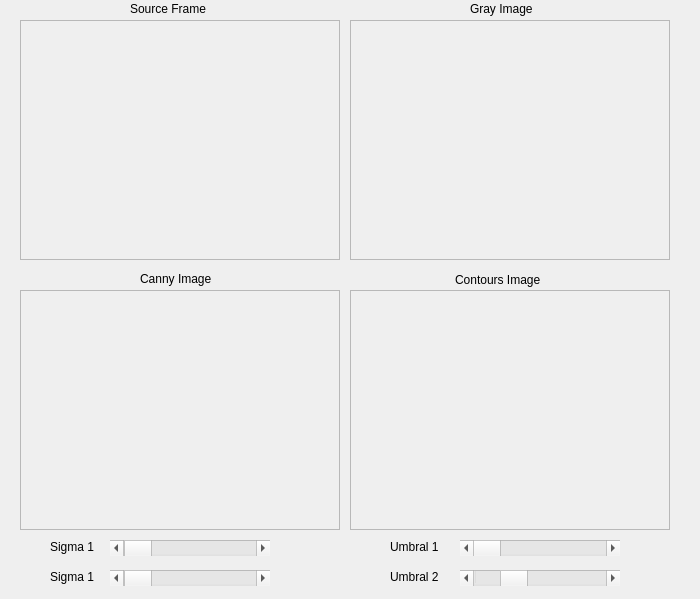
<?xml version="1.0" encoding="UTF-8"?>
<ui version="4.0">
 <class>MainWindow</class>
 <widget class="QWidget" name="MainWindow">
  <property name="enabled">
   <bool>true</bool>
  </property>
  <property name="geometry">
   <rect>
    <x>0</x>
    <y>0</y>
    <width>700</width>
    <height>599</height>
   </rect>
  </property>
  <property name="mouseTracking">
   <bool>true</bool>
  </property>
  <property name="windowTitle">
   <string> Tarea 1 Imagen Digital</string>
  </property>
  <property name="windowIcon">
   <iconset>
    <normaloff>../../../Digital_books_and_other_things/TESIS_PACO/goeiti.jpg</normaloff>../../../Digital_books_and_other_things/TESIS_PACO/goeiti.jpg</iconset>
  </property>
  <property name="windowOpacity">
   <double>1.000000000000000</double>
  </property>
  <widget class="QFrame" name="SourceFrame">
   <property name="enabled">
    <bool>false</bool>
   </property>
   <property name="geometry">
    <rect>
     <x>20</x>
     <y>20</y>
     <width>320</width>
     <height>240</height>
    </rect>
   </property>
   <property name="palette">
    <palette>
     <active>
      <colorrole role="Highlight">
       <brush brushstyle="SolidPattern">
        <color alpha="255">
         <red>240</red>
         <green>29</green>
         <blue>14</blue>
        </color>
       </brush>
      </colorrole>
     </active>
     <inactive>
      <colorrole role="Highlight">
       <brush brushstyle="SolidPattern">
        <color alpha="255">
         <red>240</red>
         <green>29</green>
         <blue>14</blue>
        </color>
       </brush>
      </colorrole>
     </inactive>
     <disabled>
      <colorrole role="Highlight">
       <brush brushstyle="SolidPattern">
        <color alpha="255">
         <red>240</red>
         <green>240</green>
         <blue>240</blue>
        </color>
       </brush>
      </colorrole>
     </disabled>
    </palette>
   </property>
   <property name="frameShape">
    <enum>QFrame::StyledPanel</enum>
   </property>
   <property name="frameShadow">
    <enum>QFrame::Raised</enum>
   </property>
   <property name="lineWidth">
    <number>2</number>
   </property>
  </widget>
  <widget class="QFrame" name="TargetFrame_1">
   <property name="geometry">
    <rect>
     <x>20</x>
     <y>290</y>
     <width>320</width>
     <height>240</height>
    </rect>
   </property>
   <property name="palette">
    <palette>
     <active>
      <colorrole role="Highlight">
       <brush brushstyle="SolidPattern">
        <color alpha="255">
         <red>240</red>
         <green>29</green>
         <blue>14</blue>
        </color>
       </brush>
      </colorrole>
     </active>
     <inactive>
      <colorrole role="Highlight">
       <brush brushstyle="SolidPattern">
        <color alpha="255">
         <red>240</red>
         <green>29</green>
         <blue>14</blue>
        </color>
       </brush>
      </colorrole>
     </inactive>
     <disabled>
      <colorrole role="Highlight">
       <brush brushstyle="SolidPattern">
        <color alpha="255">
         <red>240</red>
         <green>240</green>
         <blue>240</blue>
        </color>
       </brush>
      </colorrole>
     </disabled>
    </palette>
   </property>
   <property name="frameShape">
    <enum>QFrame::StyledPanel</enum>
   </property>
   <property name="frameShadow">
    <enum>QFrame::Raised</enum>
   </property>
  </widget>
  <widget class="QFrame" name="TargetFrame_2">
   <property name="geometry">
    <rect>
     <x>350</x>
     <y>290</y>
     <width>320</width>
     <height>240</height>
    </rect>
   </property>
   <property name="frameShape">
    <enum>QFrame::StyledPanel</enum>
   </property>
   <property name="frameShadow">
    <enum>QFrame::Raised</enum>
   </property>
  </widget>
  <widget class="QFrame" name="TargetFrame_3">
   <property name="enabled">
    <bool>false</bool>
   </property>
   <property name="geometry">
    <rect>
     <x>350</x>
     <y>20</y>
     <width>320</width>
     <height>240</height>
    </rect>
   </property>
   <property name="palette">
    <palette>
     <active>
      <colorrole role="Highlight">
       <brush brushstyle="SolidPattern">
        <color alpha="255">
         <red>240</red>
         <green>29</green>
         <blue>14</blue>
        </color>
       </brush>
      </colorrole>
     </active>
     <inactive>
      <colorrole role="Highlight">
       <brush brushstyle="SolidPattern">
        <color alpha="255">
         <red>240</red>
         <green>29</green>
         <blue>14</blue>
        </color>
       </brush>
      </colorrole>
     </inactive>
     <disabled>
      <colorrole role="Highlight">
       <brush brushstyle="SolidPattern">
        <color alpha="255">
         <red>240</red>
         <green>240</green>
         <blue>240</blue>
        </color>
       </brush>
      </colorrole>
     </disabled>
    </palette>
   </property>
   <property name="frameShape">
    <enum>QFrame::StyledPanel</enum>
   </property>
   <property name="frameShadow">
    <enum>QFrame::Raised</enum>
   </property>
   <property name="lineWidth">
    <number>2</number>
   </property>
  </widget>
  <widget class="QLabel" name="label">
   <property name="geometry">
    <rect>
     <x>130</x>
     <y>0</y>
     <width>91</width>
     <height>17</height>
    </rect>
   </property>
   <property name="text">
    <string>Source Frame</string>
   </property>
  </widget>
  <widget class="QLabel" name="label_2">
   <property name="geometry">
    <rect>
     <x>470</x>
     <y>0</y>
     <width>66</width>
     <height>17</height>
    </rect>
   </property>
   <property name="text">
    <string>Gray Image</string>
   </property>
  </widget>
  <widget class="QLabel" name="label_3">
   <property name="geometry">
    <rect>
     <x>140</x>
     <y>270</y>
     <width>101</width>
     <height>17</height>
    </rect>
   </property>
   <property name="text">
    <string>Canny Image</string>
   </property>
  </widget>
  <widget class="QLabel" name="label_4">
   <property name="geometry">
    <rect>
     <x>455</x>
     <y>270</y>
     <width>111</width>
     <height>20</height>
    </rect>
   </property>
   <property name="text">
    <string>Contours Image</string>
   </property>
  </widget>
  <widget class="QScrollBar" name="ScrollBarSigmaGaussiana">
   <property name="enabled">
    <bool>true</bool>
   </property>
   <property name="geometry">
    <rect>
     <x>110</x>
     <y>540</y>
     <width>160</width>
     <height>16</height>
    </rect>
   </property>
   <property name="mouseTracking">
    <bool>true</bool>
   </property>
   <property name="minimum">
    <number>0</number>
   </property>
   <property name="value">
    <number>1</number>
   </property>
   <property name="orientation">
    <enum>Qt::Horizontal</enum>
   </property>
  </widget>
  <widget class="QScrollBar" name="ScrollBarUmbralCanny">
   <property name="enabled">
    <bool>true</bool>
   </property>
   <property name="geometry">
    <rect>
     <x>460</x>
     <y>540</y>
     <width>160</width>
     <height>16</height>
    </rect>
   </property>
   <property name="mouseTracking">
    <bool>false</bool>
   </property>
   <property name="maximum">
    <number>120</number>
   </property>
   <property name="value">
    <number>0</number>
   </property>
   <property name="orientation">
    <enum>Qt::Horizontal</enum>
   </property>
  </widget>
  <widget class="QLabel" name="label_5">
   <property name="geometry">
    <rect>
     <x>50</x>
     <y>540</y>
     <width>59</width>
     <height>14</height>
    </rect>
   </property>
   <property name="text">
    <string>Sigma 1</string>
   </property>
  </widget>
  <widget class="QLabel" name="label_6">
   <property name="geometry">
    <rect>
     <x>390</x>
     <y>540</y>
     <width>59</width>
     <height>14</height>
    </rect>
   </property>
   <property name="text">
    <string>Umbral 1</string>
   </property>
  </widget>
  <widget class="QLabel" name="label_7">
   <property name="geometry">
    <rect>
     <x>390</x>
     <y>570</y>
     <width>59</width>
     <height>14</height>
    </rect>
   </property>
   <property name="text">
    <string>Umbral 2</string>
   </property>
  </widget>
  <widget class="QScrollBar" name="ScrollBarUmbralCanny_2">
   <property name="enabled">
    <bool>true</bool>
   </property>
   <property name="geometry">
    <rect>
     <x>460</x>
     <y>570</y>
     <width>160</width>
     <height>16</height>
    </rect>
   </property>
   <property name="mouseTracking">
    <bool>false</bool>
   </property>
   <property name="maximum">
    <number>120</number>
   </property>
   <property name="value">
    <number>30</number>
   </property>
   <property name="orientation">
    <enum>Qt::Horizontal</enum>
   </property>
  </widget>
  <widget class="QLabel" name="label_8">
   <property name="geometry">
    <rect>
     <x>50</x>
     <y>570</y>
     <width>59</width>
     <height>14</height>
    </rect>
   </property>
   <property name="text">
    <string>Sigma 1</string>
   </property>
  </widget>
  <widget class="QScrollBar" name="ScrollBarSigmaGaussiana_2">
   <property name="enabled">
    <bool>true</bool>
   </property>
   <property name="geometry">
    <rect>
     <x>110</x>
     <y>570</y>
     <width>160</width>
     <height>16</height>
    </rect>
   </property>
   <property name="mouseTracking">
    <bool>true</bool>
   </property>
   <property name="minimum">
    <number>0</number>
   </property>
   <property name="value">
    <number>1</number>
   </property>
   <property name="orientation">
    <enum>Qt::Horizontal</enum>
   </property>
  </widget>
 </widget>
 <resources/>
 <connections/>
</ui>
